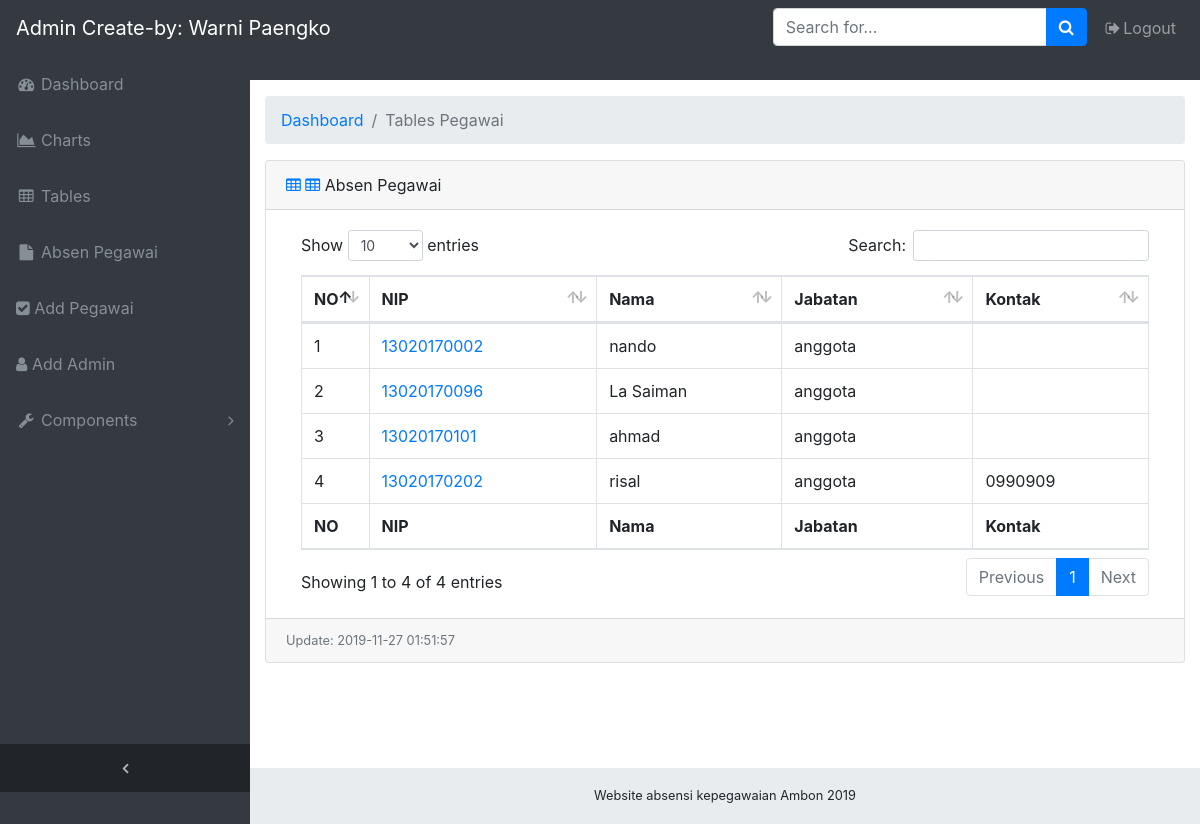
The app's page /absen_pegawai.php (signed in) with its own data.
### tables this page shows
CREATE TABLE `karyawan` (
  `id_kyn` varchar(20) NOT NULL,
  `nama_kyn` varchar(30) NOT NULL,
  `tgl_lahir` date NOT NULL,
  `jabatan` varchar(50) NOT NULL,
  `alamat` text NOT NULL,
  `no_tlp` varchar(15) NOT NULL,
  `status` varchar(20) NOT NULL,
  `foto` varchar(255) NOT NULL DEFAULT 'default.svg',
  `gender` enum('Laki-laki','Perempuan') DEFAULT NULL
);

CREATE TABLE `tlg` (
  `tglup` datetime DEFAULT NULL,
  `no` int(11) NOT NULL
);

### absen_pegawai.php (the view, shortened to what this page needs)
<?php
require_once("config.php");
    $q="select*from tlg where no=3"; $q1=mysqli_query($conn,$q);
                $sql="select * from karyawan";
                $hasil=mysqli_query($conn,$sql);
?>
<!DOCTYPE html>
<html lang="en">
<head>
  <link href="vendor/bootstrap/css/bootstrap.min.css" rel="stylesheet">
  <link href="vendor/font-awesome/css/font-awesome.min.css" rel="stylesheet" type="text/css">
  <link href="vendor/datatables/dataTables.bootstrap4.css" rel="stylesheet">
  <link href="css/sb-admin.css" rel="stylesheet">
</head>
<body class="fixed-nav sticky-footer bg-dark" id="page-top">
  <nav class="navbar navbar-expand-lg navbar-dark bg-dark fixed-top" id="mainNav">
    <a class="navbar-brand" href="index.php">Admin Create-by: Warni Paengko</a>
    <div class="collapse navbar-collapse" id="navbarResponsive">
      <ul class="navbar-nav navbar-sidenav" id="exampleAccordion">
        <li class="nav-item" data-toggle="tooltip" data-placement="right" title="Dashboard">
          <a class="nav-link" href="index.php">
            <i class="fa fa-fw fa-dashboard"></i>
            <span class="nav-link-text">Dashboard</span>
          </a>
        </li>
                <li class="nav-item" data-toggle="tooltip" data-placement="right" title="Charts">
          <a class="nav-link" href="charts.php">
            <i class="fa fa-fw fa-area-chart"></i>
            <span class="nav-link-text">Charts</span>
          </a>
        </li>
        <li class="nav-item" data-toggle="tooltip" data-placement="right" title="Charts">
          <a class="nav-link" href="tables.php">
          <i class="fa fa-fw fa-table"></i>
            <span class="nav-link-text">Tables</span>
          </a>
        </li>
        <li class="nav-item" data-toggle="tooltip" data-placement="right" title="Charts">
          <a class="nav-link" href="absen_pegawai.php">
          <i class="fa fa-fw fa-file"></i>
            <span class="nav-link-text">Absen Pegawai</span>
          </a>
        </li>
        <li class="nav-item" data-toggle="tooltip" data-placement="right" title="Charts">
          <a class="nav-link" href="add_pegawai.php">
            <i class="fa fa-check-square"></i>
            <span class="nav-link-text">Add Pegawai</span>
          </a>
        </li>
         <li class="nav-item" data-toggle="tooltip" data-placement="right" title="Charts">
          <a class="nav-link" href="add_admin.php">
            <i class="fa fas fa-user"></i>
            <span class="nav-link-text">Add Admin</span>
          </a>
        </li>
        <li class="nav-item" data-toggle="tooltip" data-placement="right" title="Components">
          <a class="nav-link nav-link-collapse collapsed" data-toggle="collapse" href="#collapseComponents" data-parent="#exampleAccordion">
            <i class="fa fa-fw fa-wrench"></i>
            <span class="nav-link-text">Components</span>
          </a>
        </li>
      </ul>
      <ul class="navbar-nav sidenav-toggler">
        <li class="nav-item">
          <a class="nav-link text-center" id="sidenavToggler">
            <i class="fa fa-fw fa-angle-left"></i>
          </a>
        </li>
      </ul>
      <ul class="navbar-nav ml-auto">
        <li class="nav-item">
          <form class="form-inline my-2 my-lg-0 mr-lg-2">
            <div class="input-group">
              <input class="form-control" type="text" placeholder="Search for...">
              <span class="input-group-append">
                <button class="btn btn-primary" type="button">
                  <i class="fa fa-search"></i>
                </button>
              </span>
            </div>
          </form>
        </li>
        <li class="nav-item">
          <a class="nav-link" data-toggle="modal" data-target="#exampleModal">
            <i class="fa fa-fw fa-sign-out"></i>Logout</a>
        </li>
      </ul>
    </div>
  </nav>
  <div class="content-wrapper">
    <div class="container-fluid">
      <ol class="breadcrumb">
        <li class="breadcrumb-item">
          <a href="index.php">Dashboard</a>
        </li>
        <li class="breadcrumb-item active">Tables Pegawai</li>
      </ol>
      <div class="card mb-3">
        <div class="card-header">
        <a title="Absen Per-Enam Bulan" href="table_absen.php?tahun=<?=date('Y');?>"><i class="fa fa-table"></a></i>
        <a title="Absen Perbulan" href="table_absen_hari.php?tahun=<?=date('Y')?>&bulan=<?=date('m');?>"><i class="fa fa-table"></a></i>
        Absen Pegawai</div>
        <div class="card-body">
          <div class="table-responsive">
            <table class="table table-bordered" id="dataTable" width="100%" cellspacing="0">
              <thead>
                <tr>
                  <th style="width: 20px; text-align: center;">NO</th>
                  <th>NIP</th>
                  <th>Nama</th>
                  <th>Jabatan</th>
                  <th>Kontak</th>
                </tr>
              </thead>
              <tfoot>
                <tr>
                  <th>NO</th>
                  <th>NIP</th>
                  <th>Nama</th>
                  <th>Jabatan</th>
                  <th>Kontak</th>
                </tr>
              </tfoot>
              <tbody>
              <?php $g=1;
                    while($row=mysqli_fetch_array($hasil)){
                    ?>
                <tr >
                  <td><?php echo $g;?></td>
                  <td><a href="absen.php?id_kyn=<?=$row['id_kyn']; ?>&bulan=<?=date('m'); ?>&tahun=<?=date('Y'); ?>"><?php echo $row['id_kyn'];?></a></a></td>
                  <td><?php echo $row['nama_kyn'];?></td>
                  <td><?php echo $row['jabatan'];?></td>
                  <td><?php echo $row['no_tlp'];?></td>
                </tr>
                <?php $g++;
                    }
                    ?>
              </tbody>
            </table>
          </div>
        </div>
        <div class="card-footer small text-muted"><?php while($q2=mysqli_fetch_array($q1)){ echo "Update: ".$q2['tglup'];} ?></div>
      </div>
    </div>
    <footer class="sticky-footer">
      <div class="container">
        <div class="text-center">
          <small>Website absensi kepegawaian Ambon 2019</small>
        </div>
      </div>
    </footer>
  </div>
</body>
</html>

### css/sb-admin.css (style rules this page uses)
html { position: relative; min-height: 100%; }
body { overflow-x: hidden; }
body.sticky-footer { margin-bottom: 56px; background-color: rgb(124, 30, 30); }
body.sticky-footer .content-wrapper { min-height: calc(100vh - 56px - 56px); }
body.fixed-nav { padding-top: 56px; }
.content-wrapper { min-height: calc(100vh - 56px); padding-top: 1rem; }
#mainNav .navbar-collapse { overflow: auto; max-height: 75vh; }
#mainNav .navbar-collapse .navbar-nav .nav-item .nav-link { cursor: pointer; }
#mainNav .navbar-collapse .navbar-sidenav .nav-link-collapse:after { float: right; content: '\f107'; font-family: 'FontAwesome'; }
#mainNav .navbar-collapse .navbar-sidenav .nav-link-collapse.collapsed:after { content: '\f105'; }
#mainNav .navbar-collapse .sidenav-toggler { display: none; }
@media (min-width: 992px) { #mainNav .navbar-brand { width: 250px; } }
@media (min-width: 992px) { #mainNav .navbar-collapse { overflow: visible; max-height: none; } }
@media (min-width: 992px) { #mainNav .navbar-collapse .navbar-sidenav { position: absolute; top: 0; left: 0; -webkit-flex-direction: column; -ms-flex-direction: column; flex-direction: column; margin-top: 56px; } }
@media (min-width: 992px) { #mainNav .navbar-collapse .navbar-sidenav > .nav-item { width: 250px; padding: 0; } }
@media (min-width: 992px) { #mainNav .navbar-collapse .navbar-sidenav > .nav-item > .nav-link { padding: 1em; } }
#mainNav.fixed-top .sidenav-toggler { display: none; }
@media (min-width: 992px) { #mainNav.fixed-top .navbar-sidenav { height: calc(100vh - 112px); } }
@media (min-width: 992px) { #mainNav.fixed-top .sidenav-toggler { position: absolute; top: 0; left: 0; display: flex; -webkit-flex-direction: column; -ms-flex-direction: column; flex-direction: column; margin-top: calc(100vh - 56px); } }
@media (min-width: 992px) { #mainNav.fixed-top .sidenav-toggler > .nav-item { width: 250px; padding: 0; } }
@media (min-width: 992px) { #mainNav.fixed-top .sidenav-toggler > .nav-item > .nav-link { padding: 1em; } }
#mainNav.fixed-top.navbar-dark .sidenav-toggler { background-color: #212529; }
#mainNav.fixed-top.navbar-dark .sidenav-toggler a i { color: #adb5bd; }
.content-wrapper { overflow-x: hidden; background: white; }
@media (min-width: 992px) { .content-wrapper { margin-left: 250px; } }
#sidenavToggler i { font-weight: 800; }
#mainNav.navbar-dark .navbar-collapse .navbar-sidenav .nav-link-collapse:after { color: #868e96; }
#mainNav.navbar-dark .navbar-collapse .navbar-sidenav > .nav-item > .nav-link { color: #868e96; }
@media (min-width: 992px) { #mainNav.navbar-dark .navbar-collapse .navbar-sidenav { background: #343a40; } }
footer.sticky-footer { position: absolute; right: 0; bottom: 0; width: 100%; height: 56px; background-color: #e9ecef; line-height: 55px; }
@media (min-width: 992px) { footer.sticky-footer { width: calc(100% - 250px); } }

### records on screen
karyawan: id_kyn "13020170002", nama_kyn "nando", jabatan "anggota"
karyawan: id_kyn "13020170096", nama_kyn "La Saiman", jabatan "anggota"
karyawan: id_kyn "13020170101", nama_kyn "ahmad", jabatan "anggota"
karyawan: id_kyn "13020170202", nama_kyn "risal", jabatan "anggota", no_tlp "0990909"
tlg: tglup "2019-11-27 01:51:57"
